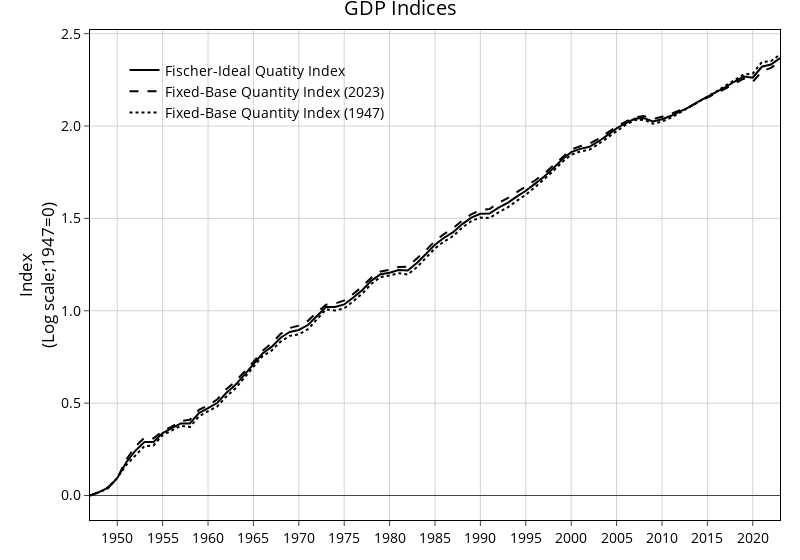

Write notebook code for a chart like this one.
### Code cell
fig = go.Figure()

fig.add_trace(go.Scatter(
    x=df_wide["year"], y=np.log(df_wide["Y_Fischer_Chained_QI"]),
    mode='lines',
    name="Fischer-Ideal Quatity Index",
    line=dict(color='black', width=2, dash='solid')
))

fig.add_trace(go.Scatter(
    x=df_wide["year"], y=np.log(df_wide["Y_FB_2023_QI"]),
    name="Fixed-Base Quantity Index (2023)",
    mode='lines',
    line=dict(color='black', width=2, dash='dash')
))

fig.add_trace(go.Scatter(
    x=df_wide["year"], y=np.log(df_wide["Y_FB_1947_QI"]),
    mode='lines',
    name="Fixed-Base Quantity Index (1947)",
    line=dict(color='black', width=2, dash='dot')
))

fig.update_layout(
    title        = "GDP Indices",
    yaxis_title  = "Index<br>(Log scale;1947=0)",
    template     = "none",
    width        = 800
)

apply_standard_plotly_style(fig)

fig.show()
